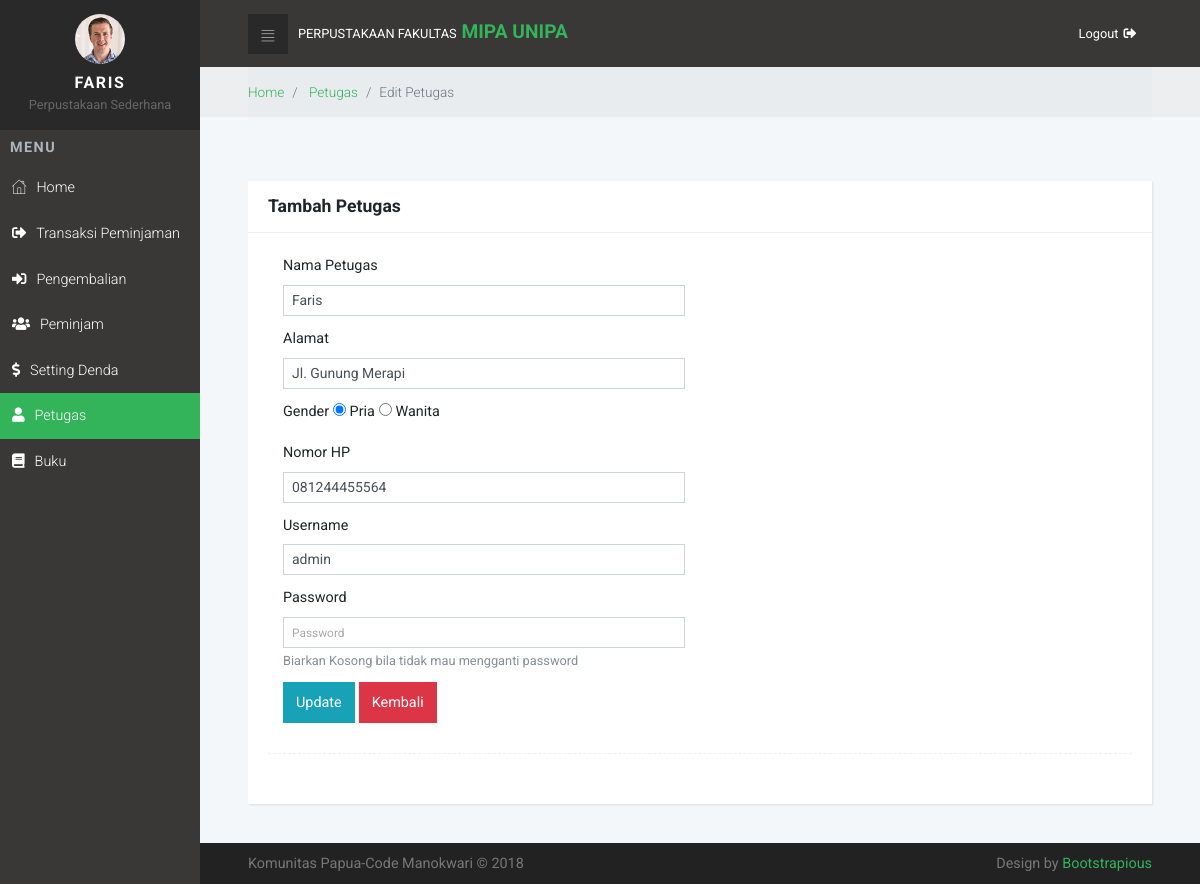
Screenshot of /?petugasedit&&id=3 (signed in) with the database file from the repository.
### tables this page shows
CREATE TABLE `petugas` (
  `idpetugas` int(3) NOT NULL,
  `namapetugas` varchar(50) DEFAULT NULL,
  `alamat` text,
  `gender` enum('pria','wanita') DEFAULT NULL,
  `nomorhp` varchar(12) DEFAULT NULL,
  `username` varchar(20) NOT NULL,
  `password` varchar(50) NOT NULL
);

### halaman/form/petugas.php (the view, shortened to what this page needs)
 <?php
 if(isset($_GET['id']) !=""){
	$edit ='edit';
	$idpetugas = $_GET['id'];
	$query = mysqli_query($con,"SELECT * FROM petugas WHERE idpetugas='$idpetugas'") or die(mysqli_error($con));
	$data = mysqli_fetch_array($query);
 }
 ?>
 <div class="breadcrumb-holder">
    <div class="container-fluid">
        <ul class="breadcrumb">
            <li class="breadcrumb-item">
                <a href="index.php">Home</a>
            </li>
            <li class="breadcrumb-item">
                <a href="?petugas">Petugas</a>
            </li>
			<?php if(isset($edit)) { ?>
            <li class="breadcrumb-item active">Edit Petugas</li>
			<?php }
			else {
			?>
			<li class="breadcrumb-item active">Tambah Petugas</li>
			<?php } ?>
        </ul>
    </div>
</div>
<section class="forms">
    <div class="container-fluid">
        <header>
        </header>
        <div class="row">
            <div class="col-lg-12">
                <div class="card">
                    <div class="card-header d-flex align-items-center">
                        <h4>Tambah Petugas</h4>
                    </div>
                <div class="card-body">
                    <div class="row">
                        <div class="col-lg-12">
                            <form method="post" action="">
                                <div class="form-group col-lg-6">
                                    <label>Nama Petugas</label>
                                    <input type="text" placeholder="Nama Petugas" class="form-control form-control-sm" name="namapetugas" required oninvalid="this.setCustomValidity('Nama petugas kosong !!')" oninput="this.setCustomValidity('')" value="<?php echo $data['namapetugas']; ?>">
                                </div>
                                <div class="form-group col-lg-6">
                                    <label>Alamat</label>
                                    <input type="text" placeholder="Alamat" class="form-control form-control-sm" name="alamat" value="<?php echo $data['alamat']; ?>">
                                </div>
                                <div class="form-group col-lg-6">
                                    <label>Gender</label>
                                    <label><input type="radio" name="gender" value="pria" <?php if(isset($data['gender']) and $data['gender']=='pria') echo "checked"; ?> /> Pria</label>
                                    <label><input type="radio" name="gender" value="wanita" <?php if(isset($data['gender']) and $data['gender']=='wanita') echo "checked"; ?> /> Wanita</label>
                                </div>
                               <div class="form-group col-lg-6">
                                    <label>Nomor HP</label>
                                    <input type="text" placeholder="Nomor HP" class="form-control form-control-sm" name="nomorhp" value="<?php echo $data['nomorhp']; ?>">
                                </div>
								<div class="form-group col-lg-6">
                                    <label>Username</label>
                                    <input type="text" placeholder="Username" class="form-control form-control-sm" name="username" value="<?php echo $data['username']; ?>">
                                </div>
                                <div class="form-group col-lg-6">
                                    <label>Password</label>
                                    <input type="password" placeholder="Password" class="form-control form-control-sm" name="password" >
									<?php if(isset($edit) and $data['password'] !="") { ?>
								 <small>Biarkan Kosong bila tidak mau mengganti password</small>
								<?php } if (isset($edit) and $data['password'] =="") { ?>
								 <small>Password belum ada, silahkan dibuat</small>
								<?php } ?>
                                </div>
                                <div class="form-group col-lg-6">
								<?php if(isset($edit)) { ?>
								 <input type="submit" class="btn btn-info" value="Update" name="update" >
								<?php }
								else {
								?>
								 <input type="submit" class="btn btn-primary" name="save" value="tambah">
								<?php } ?>
                                    <a href="index.php?page=petugas" class="btn btn-danger">Kembali</a>
                                </div>
                            </form>
                        </div>
                    </div>
                    <div class="line"></div>
                </div>
                </div>
            </div>
        </div>
    </div>
</section>

### assets/css/style.default.css (style rules this page uses)
a { display: inline-block; text-decoration: none; color: #fff; }
body { overflow-x: hidden; padding-bottom:60px; }
.breadcrumb-holder { background: #eceeef; }
.breadcrumb-holder .breadcrumb { padding: 15px 0; font-size: 0.85em; font-weight: 300; color: #999; margin-bottom: 0; }
.card { margin-bottom: 30px; -webkit-box-shadow: 1px 1px 2px rgba(0, 0, 0, 0.1); box-shadow: 1px 1px 2px rgba(0, 0, 0, 0.1); }
.card-header h1, .card-header h2, .card-header h3, .card-header h4, .card-header h5, .card-header h6 { margin-bottom: 0; }
section header { padding-top: 2rem; padding-bottom: 2rem; }
@media (min-width: 768px) { .container-fluid { padding: 0 3rem; } }
label { font-size: .9rem; }
input.form-control { border-radius: 0; }
.form-group { margin-bottom: 10px; }
.forms .line { width: 100%; height: 1px; border-bottom: 1px dashed #eee; margin: 20px 0 30px; }
.forms small { color: #868e96; }
@media (min-width: 768px) { .forms input.form-control { border-radius: 0; } }
.btn { font-weight: 400; border: 1px solid transparent; padding: 0.55rem 0.75rem; font-size: 0.9rem; line-height: 1.5; border-radius: 0; -webkit-transition: background-color 0.15s ease-in-out, border-color 0.15s ease-in-out, -webkit-box-shadow 0.15s ease-in-out; transition: background-color 0.15s ease-in-out, border-color 0.15s ease-in-out, -webkit-box-shadow 0.15s ease-in-out; transition: background-color 0.15s ease-in-out, border-color 0.15s ease-in-out, box-shadow 0.15s ease-in-out; transition: background-color 0.15s ease-in-out, border-color 0.15s ease-in-out, box-shadow 0.15s ease-in-out, -webkit-box-shadow 0.15s ease-in-out; }
.btn-info { color: color-yiq(#17a2b8); background-color: #17a2b8; border-color: #17a2b8; }
.btn-danger { color: color-yiq(#dc3545); background-color: #dc3545; border-color: #dc3545; }
body { font-family: "Roboto", sans-serif; font-size: 1rem; font-weight: 400; line-height: 1.5; color: #212529; background-color: #fff; }
a { color: #33b35a; text-decoration: none; }
h1, h2, h3, h4, h5, h6, .h1, .h2, .h3, .h4, .h5, .h6 { margin-bottom: 0.5rem; font-family: inherit; font-weight: 700; line-height: 1.1; color: inherit; }
h4, .h4 { font-size: 1.1rem; }
small, .small { font-size: 80%; font-weight: 400; }
.card { background-color: #fff; border: 0 solid #eee; border-radius: 0; }
.card-body { padding: 1.25rem; }
.card-header { padding: 1rem 1.25rem; background-color: #fff; border-bottom: 1px solid #eee; }
.card-header:first-child { border-radius: 0 0 0 0; }

### rows the page displays
petugas: namapetugas "Faris", alamat "Jl. Gunung Merapi", gender "☑ Pria", gender "☐ Wanita", nomorhp "081244455564", username "admin"

### other values shown
$_SESSION['nama'] "FARIS"
